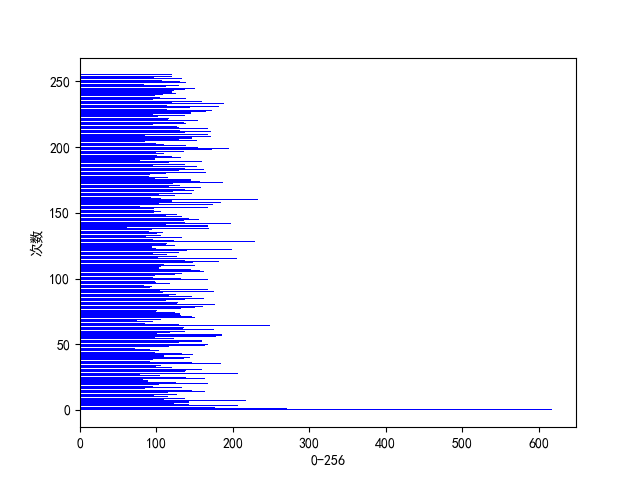

This figure's Python source:
import struct
import json
import huffman
import matplotlib.pyplot as plt
import numpy as np
import matplotlib

matplotlib.rcParams['font.sans-serif'] = ['SimHei']
matplotlib.rcParams['axes.unicode_minus'] = False


def getIntegerList(t_data):
    folds = []
    ys = len(t_data) % 8
    if ys != 0:
        t_data += "0" * ys
    size = len(t_data)
    num_folds = int(size / 8)
    i = 0
    # # index_split = np.array_split(np.arange(size),indices_or_sections=num_folds)
    while i < num_folds:
        byte = t_data[i * 8: i * 8 + 8]

        integer = int(byte, 2)
        folds.append(integer)
        i = i + 1
    return folds


def transtoFile(folds, name):
    size = len(folds)
    with open(name, "wb+") as f:
        i = 0
        while i < size:
            wb = struct.pack('B', folds[i])
            f.write(wb)
            i = i + 1


with open("origin_compression.txt", 'r') as f:
    s_data = f.read()

data = np.random.randn(10000)
# print(s_data)
i_data = getIntegerList(s_data)

print(i_data)
print("i_data 的长度：",len(i_data))
# print(list(set(i_data)))
r = []
for i in range(len(i_data)):
    if i_data[i] not in r:
        r.append(i_data[i])
print(r)
print("r 的长度：", len(r))
counts = [0] * 256
for i in range(len(i_data)):
    counts[i_data[i]] = counts[i_data[i]] + 1
print(counts)
print("counts 的长度：", len(counts))

l = np.arange(0, 256)
plt.barh(l, counts, fc='b')
plt.xlabel("0-256")
plt.ylabel("次数")
plt.savefig('visual_data.png')
plt.show()